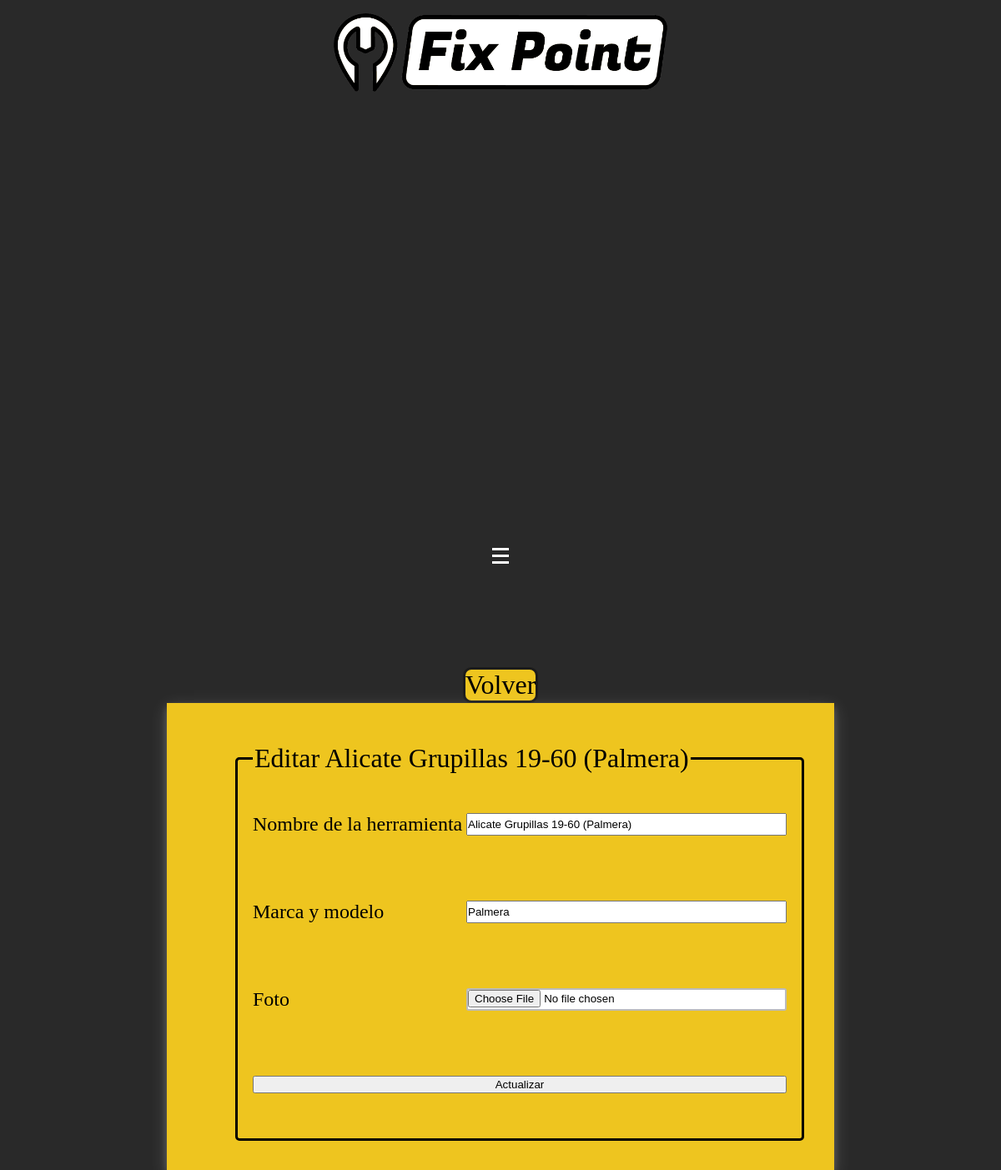
The page /html/editar-registros/editar-herramienta.php?id=3 on the database its author committed.
### tables this page shows
CREATE TABLE `herramientas` (
  `cod_herramienta` int(11) NOT NULL,
  `nombre` varchar(100) NOT NULL,
  `marca_y_modelo` varchar(100) DEFAULT NULL,
  `foto` varchar(100) NOT NULL,
  `disponibilidad` enum('Disponible','No Disponible') DEFAULT 'Disponible'
);

### html/editar-registros/editar-herramienta.php (the view, shortened to what this page needs)
<?php
    include('../../php/conexion.php');
    if ( isset( $_GET['id'] )) {
        $id = $_GET['id'];
    } else {
        $error = 'El registro no existe';
    }
    $query = 'SELECT * FROM herramientas WHERE cod_herramienta=' . $id . ';';
    try{
        $consulta = $conexion->prepare($query);
        $consulta -> execute();
        $herramienta = $consulta -> fetchAll();
    } catch(PDOException $e) {
        echo '<script>console.log("' . $e->getMessage() .'");</script>';
    }
?>
<!DOCTYPE html>
<html lang="es">
<head>
    <link rel="stylesheet" href="../../styles/header.css" type="text/css">
    <link rel="stylesheet" href="../../styles/footer.css" type="text/css">
    <link rel="stylesheet" href="../../styles/boton.css" type="text/css">
    <link rel="stylesheet" href="../../styles/crear-registro.css" type="text/css">
</head>
<body>
    <header class="header">
        <div class="menu">
            <a href="../inicio.html"><img src="../../img/logo_fixpoint_grisoso.png" alt="logo fixpoint"
                    id="logo-fixpoint"></a>
            <div id="label"><span class="hamburger"></span></div>
        </div>
    </header>
    <main>
        <div class="first-container">
            <a href="../admin.php" class="volver">Volver</a>
        </div>
        <div class="form-container">
            <form action="../php/insertar/crear-herramienta.php" method="POST" class="form herramientas visible">
                <fieldset class="fieldset">
                    <legend class="titulo-formulario">Editar <?php echo $herramienta[0]['nombre'] ?></legend>
                    <label for="nombre">Nombre de la herramienta<input type="text" name="nombre" value="<?php echo $herramienta[0]['nombre'] ?>"></label>
                    <label for="marca_modelo">Marca y modelo<input type="text" name="marca_modelo" value="<?php echo $herramienta[0]['marca_y_modelo'] ?>"></label>
                    <label for="foto">Foto<input type="file" name="foto" value="<?php echo $herramienta[0]['foto'] ?>"></label>
                    <input type="submit" value="Actualizar" class="submit" name="submit">
                </fieldset>
            </form>
        </div>
    </main>
</body>
</html>

### styles/header.css (style rules this page uses)
#logo-fixpoint { max-width: 25em; height: auto; background-color: white; animation: logocambio 7s linear infinite; }
.menu { box-sizing: border-box; user-select: none; text-transform: uppercase; height: 100%; color: rgba(255, 255, 255, 0.8); pointer-events: none; animation: bgchange 7s linear infinite; display: flex; flex-flow: row wrap; justify-content: space-between; align-items: center; }
.menu > * { padding: 1em; }
#label { display: inline-block; cursor: pointer; vertical-align: middle; pointer-events: all; }
span { transition: color 0.5s ease; }
.hamburger { position: relative; display: inline-block; width: 1.25em; height: 0.8em; border-top: 0.2em solid #fff; border-bottom: 0.2em solid #fff; animation: hamburgerchange 7s linear infinite; }
.hamburger:before { content: ""; position: absolute; top: 0.3em; width: 100%; border-top: 0.2em solid #fff; animation: hamburgerchange 7s linear infinite; }
@media (max-width:1300px) { .menu { flex-flow: column; justify-content: baseline; } }
@media (max-width:1300px) { #label { order: 0; display: flex; flex-direction: column; } }

### styles/footer.css (style rules this page uses)
a { text-decoration: none; color: white; animation: bgchange 7s linear infinite; }

### styles/crear-registro.css (style rules this page uses)
body { font-family: fuenteFixpoint; width:100%; overflow-x: hidden; padding: 0; margin: 0; text-decoration: none; box-sizing: border-box; color: white; background-color: #292929; }
main { display: flex; flex-flow: column nowrap; justify-content: space-around; align-items: center; }
.first-container { display: flex; flex-flow: row wrap; gap: 2em; }
.volver { text-decoration: none; background-color: #EEC51F; color: black; font-size: 2em; text-align: center; width: 100%; border: solid #1b1b1b medium; border-radius: 10px; }
.form-container { display: flex; justify-content: center; align-items: center; width: 50em; height: 35em; background-color: #EEC51F; color: black; box-shadow: 0 4px 8px 0 rgba(255, 255, 255, 0.2), 0 6px 20px 0 rgba(255, 255, 255, 0.19); }
.form { width: 80%; height: 80%; }
.form .fieldset { display: flex; flex-flow: column wrap; justify-content: space-around; width: 100%; height: 100%; font-size: 1.5em; }
.titulo-formulario { font-size: xx-large; }
.fieldset { border: black solid medium; border-radius: 5px; }
.fieldset label { width: 100%; display: flex; justify-content: space-between; }
label input { padding: 0; width: 60%; }
input[type="file"] { margin:0; padding: 0em 0em; overflow: hidden; background: #ffffff; border-radius: .2em; outline: none; border: 2px solid #bbb; cursor: pointer; }
.visible { display: inline; }

### rows shown on the page
herramientas: nombre "Alicate Grupillas 19-60 (Palmera)", marca_modelo "Palmera"
